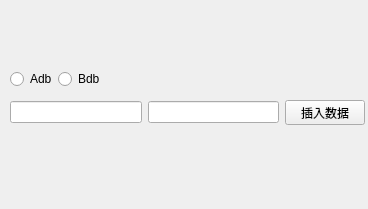
<?xml version="1.0" encoding="UTF-8"?>
<ui version="4.0">
 <class>MulDatabaseApp</class>
 <widget class="QWidget" name="MulDatabaseApp">
  <property name="geometry">
   <rect>
    <x>0</x>
    <y>0</y>
    <width>368</width>
    <height>209</height>
   </rect>
  </property>
  <property name="windowTitle">
   <string>MulDatabaseApp</string>
  </property>
  <widget class="QWidget" name="">
   <property name="geometry">
    <rect>
     <x>10</x>
     <y>100</y>
     <width>355</width>
     <height>25</height>
    </rect>
   </property>
   <layout class="QHBoxLayout" name="horizontalLayout">
    <item>
     <widget class="QLineEdit" name="usernameEdit"/>
    </item>
    <item>
     <widget class="QLineEdit" name="passwordEdit"/>
    </item>
    <item>
     <widget class="QPushButton" name="insertBt">
      <property name="text">
       <string>插入数据</string>
      </property>
     </widget>
    </item>
   </layout>
  </widget>
  <widget class="QWidget" name="">
   <property name="geometry">
    <rect>
     <x>10</x>
     <y>70</y>
     <width>90</width>
     <height>18</height>
    </rect>
   </property>
   <layout class="QHBoxLayout" name="horizontalLayout_2">
    <item>
     <widget class="QRadioButton" name="Acheck">
      <property name="text">
       <string>Adb</string>
      </property>
     </widget>
    </item>
    <item>
     <widget class="QRadioButton" name="Bcheck">
      <property name="text">
       <string>Bdb</string>
      </property>
     </widget>
    </item>
   </layout>
  </widget>
 </widget>
 <resources/>
 <connections/>
</ui>
